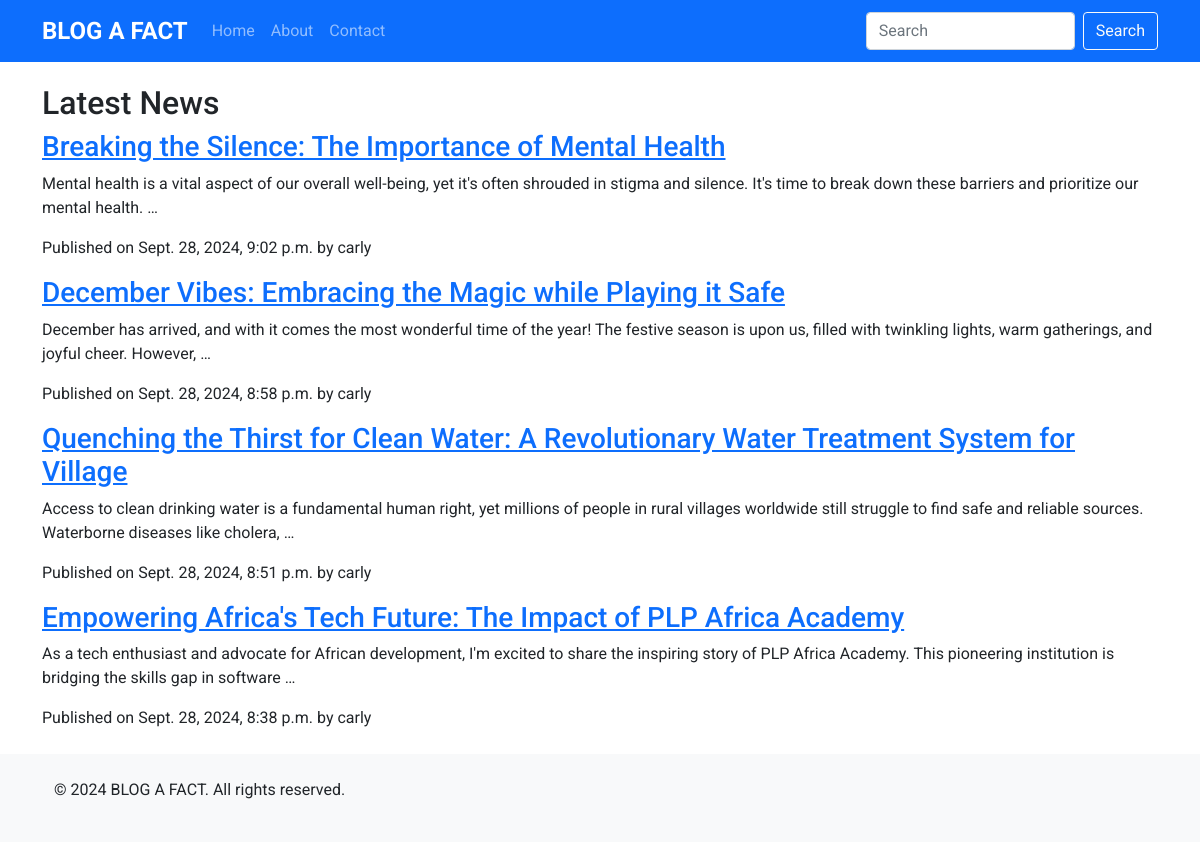
The page / on the database its author committed.
### blog/models.py (models this page shows, shortened)
class Post(models.Model):
    title = models.CharField(max_length=200)
    content = models.TextField()
    pub_date = models.DateTimeField(auto_now_add=True)
    author = models.ForeignKey(User, on_delete=models.CASCADE)
    category = models.ForeignKey(Category, on_delete=models.SET_NULL, null=True)

### blog/views.py (the view)
# urls.py: path('', views.post_list, name='post_list'),
def post_list(request):
    posts = Post.objects.all().order_by('-pub_date')
    return render(request, 'blog/post_list.html', {'posts': posts})

### blog/templates/blog/post_list.html
{% extends 'blog/base.html' %}
{% block content %}
    <h2>Latest News</h2>
    {% for post in posts %}
        <article>
            <h3><a href="{% url 'post_detail' pk=post.pk %}">{{ post.title }}</a></h3>
            <p>{{ post.content|truncatewords:30 }}</p>
            <p>Published on {{ post.pub_date }} by {{ post.author }}</p>
        </article>
    {% empty %}
        <p>No posts available.</p>
    {% endfor %}
{% endblock %}

### blog/templates/blog/base.html (shortened to what this page needs)
<!DOCTYPE html>
<html lang="en">
<head>
    <link href="https://cdn.jsdelivr.net/npm/bootstrap@5.1.3/dist/css/bootstrap.min.css" rel="stylesheet">
</head>
<body>
    <nav class="navbar navbar-expand-lg navbar-dark bg-primary fixed-top">
        <div class="container">
            <a class="navbar-brand" href="{% url 'post_list' %}">BLOG A FACT</a>
            <div class="collapse navbar-collapse" id="navbarNav">
                <ul class="navbar-nav me-auto mb-2 mb-lg-0">
                    <li class="nav-item">
                        <a class="nav-link" href="{% url 'post_list' %}">Home</a>
                    </li>
                    <li class="nav-item">
                        <a class="nav-link" href="{% url 'about' %}">About</a>
                    </li>
                    <li class="nav-item">
                        <a class="nav-link" href="{% url 'contact' %}">Contact</a>
                    </li>
                </ul>
                <form class="d-flex" action="#" method="get">
                    <input class="form-control me-2" type="search" placeholder="Search" aria-label="Search" name="q">
                    <button class="btn btn-outline-light" type="submit">Search</button>
                </form>
            </div>
        </div>
    </nav>
    <main class="container mt-4">
        {% block content %}
        {% endblock %}
    </main>
    <footer class="bg-light text-center text-lg-start mt-4">
        <div class="container p-4">
            <p>&copy; 2024 BLOG A FACT. All rights reserved.</p>
        </div>
    </footer>
</body>
</html>

### blog/templates/blog/base.html (style rules this page uses)
body { font-family: 'Roboto', sans-serif; padding-top: 60px; }
.navbar-brand { font-weight: 700; font-size: 1.5rem; }

### rows shown on the page
Post: title "Breaking the Silence: The Importance of Mental Health", content "Mental health is a vital aspect of our overall well-being, yet it's often shrouded in stigma and silence. It's time to break down these barriers and prioritize our mental health. …", pub_date "Sept. 28, 2024, 9:02 p.m.", author "carly"
Post: title "December Vibes: Embracing the Magic while Playing it Safe", content "December has arrived, and with it comes the most wonderful time of the year! The festive season is upon us, filled with twinkling lights, warm gatherings, and joyful cheer. However, …", pub_date "Sept. 28, 2024, 8:58 p.m.", author "carly"
Post: title "Quenching the Thirst for Clean Water: A Revolutionary Water Treatment System for Village", content "Access to clean drinking water is a fundamental human right, yet millions of people in rural villages worldwide still struggle to find safe and reliable sources. Waterborne diseases like cholera, …", pub_date "Sept. 28, 2024, 8:51 p.m.", author "carly"
Post: title "Empowering Africa's Tech Future: The Impact of PLP Africa Academy", content "As a tech enthusiast and advocate for African development, I'm excited to share the inspiring story of PLP Africa Academy. This pioneering institution is bridging the skills gap in software …", pub_date "Sept. 28, 2024, 8:38 p.m.", author "carly"
